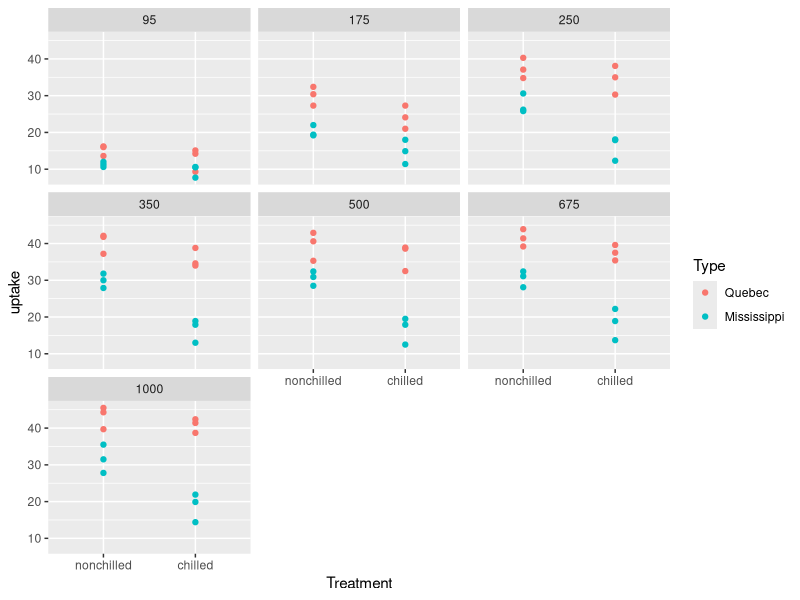
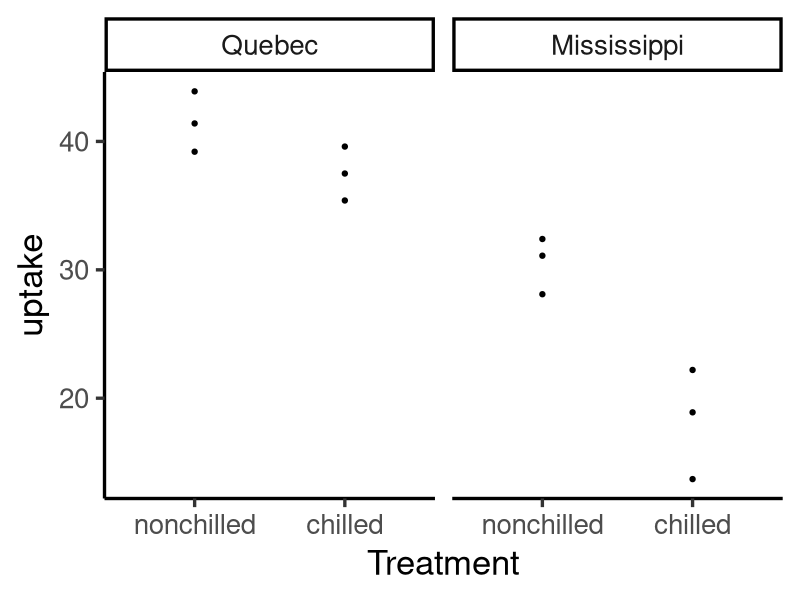
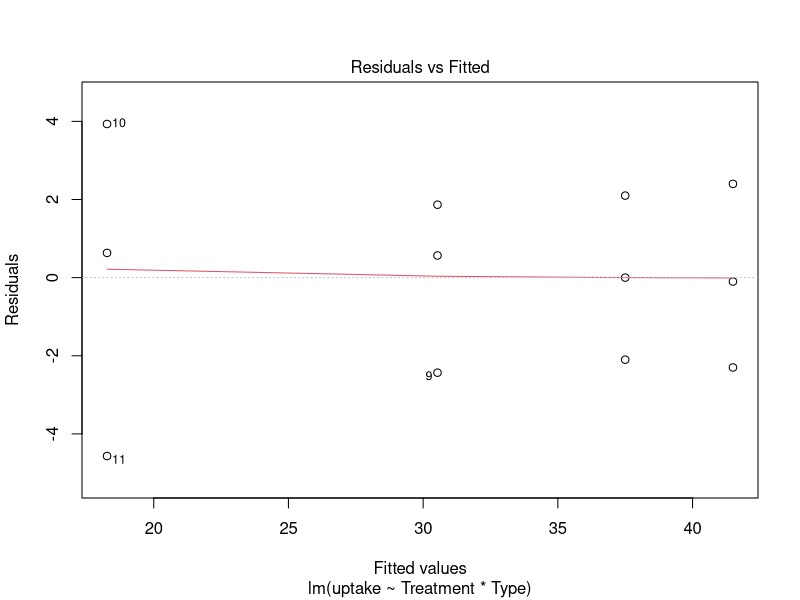
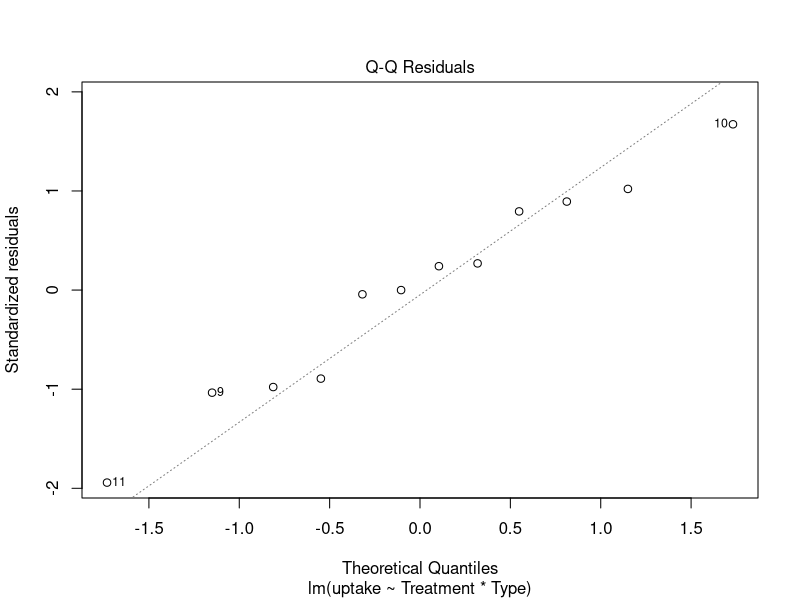
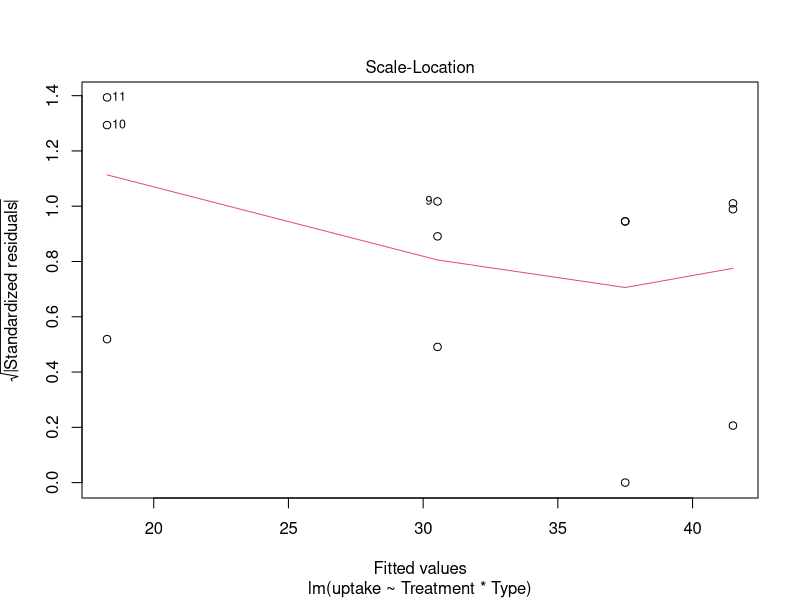
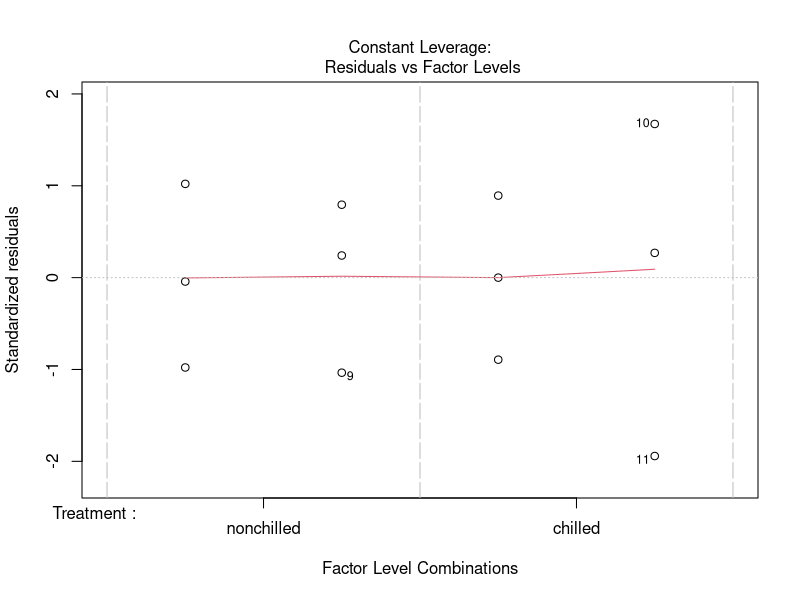

R code for these plots, in order: (Note: this script raises an error after producing the figures.)
## ---- chunk 1
# This is your first r chunk .
# Each chunk contains code that you can execute within Rstudio  and that can produce results that will be displayed in the output document.
# To execut a chunk of code, click the green triangle on the top right of this code chunk
# To produce the final document, clik "Knit" in the taskbar.

# This code changes the a chunk "option" so that the results of the code are hidden in the output document (include=FALSE) and so that results from chunks that have not changed are not-re computed (cache=TRUE). The last one may cause unexpected results so, you may want to change it to FALSE.
# Note: "knitr::opts_chunk" means that the function "opts_chunk" is pulled from the knitr package.  We do this to avoid loading the knitr library for a one-time use.
# For more chunk options, see https://yihui.name/knitr/options/#chunk_options
knitr::opts_chunk$set(include=FALSE)
## ---- chunk 2
#Load up tidyverse
library(tidyverse)

#Note: if you don't know what a function does, you can write `?function` to find out what it means. Also `%>%` is a pipe. This operator passes the output of the function on the left to the function on the right. For example, `25 %>% sqrt` is the same as `sqrt(5)`.

## ---- chunk 3

#Inspect the CO2 data set. The uptake column describes the rate of CO2 uptake (umol/m^2) by grasses from two Echinochloa crus-galli populations: Quebec and Mississippi, and under two conditions: chilled or unchilled. We expect that the Quebec population is better adapted to cold conditions and can take up CO2 equally well in chilled or unchilled conditions. Furthermore, the tests were conducted at different CO2 concentration Mississippi grasses are expected to take up CO2 equally well in all conditions. 

str(CO2)
## ---- chunk 4
# Use ggplot to visualize the dataset.
# We us the 
ggplot(aes(y=uptake, x=Treatment), data=CO2) + 
  facet_wrap(facets="conc") + 
  geom_point(aes(color=Type))
## ---- chunk 5
# For this exercise, we will select a subset of data to analyze. We will restrict ourselves to CO~2~ uptake rates of 675.

CO2 %>% filter(conc==675) -> CO2subset
## ---- chunk 6
# Visualize the subset.


ggplot(aes(y=uptake, x=Treatment), data=CO2subset) + 
  facet_wrap(facets="conc") + 
  geom_point() +
  facet_wrap(facets="Type") +
  theme_classic(base_size=25)
## ---- chunk 7

# Fit a model

fit <- lm(uptake ~ Treatment*Type, data=CO2subset)

## ---- chunk 8
# Test assumptions
plot(fit)
## ---- chunk 9
# Run an ANOVA on the model
anova(fit)
## ---- chunk 10
# Load emmeans package to analyze effect sizes by calculating group means and calculating comaprisons.
library(emmeans)
## ---- chunk 11
# Calculate group means.
group_means <- emmeans(specs=c("Type", "Treatment"), fit)
group_means
## ---- chunk 12
# Assign letters to different categories to visually see significant differences.
group_means %>% 
  cld.emmGrid(Letters=letters, alpha=0.05) %>%
  mutate( .group = trimws( .group ) ) -> estimates
  # summary
## ---- chunk 13
# Create a plot for visualizing the treatment effects.

ggplot(aes(y=emmean, x= Treatment), data=estimates) + 
  geom_col( fill="white", colour="black", size=1.5, width= 0.5) +
  facet_wrap(facets="Type") + 
  geom_errorbar(aes(ymin=lower.CL, ymax=upper.CL), size=1.5, width=0.1) +
  ylab("uptake") + # xlab("") +
  ylim(0, 53) +
  theme_classic(base_size=25)
## ---- chunk 14
# Include grouping letters on the plot.
ggplot(aes(y=emmean, x= Treatment), data=estimates) + 
  geom_col( fill="white", colour="black", size=0.75, width= 0.5) +
  facet_wrap(facets="Type") +
  geom_errorbar(aes(ymin=lower.CL, ymax=upper.CL), size=0.75, width=0.1) +
  ylab("uptake") + # xlab("") +
  geom_text( aes(label=.group, y=upper.CL+5), size=5 ) +
  ylim(0, 53) +
  theme_classic(base_size=14) 
# This looks pretty good, so we can include it in the output document by changing the "include" chunk option for this specific chunk in it's header (include=TRUE)
# However, we don't want to include the code, so we can set echo=FALSE. Note that we could have done this in the first chunk where we set defaults.
# Set fig.width and fig.height to make the figure size appropriate in the output document

## ---- chunk 15
# Let's add a little caption for this figure. 
# Double aseterix makes **bold**. 
# Tildae makes sub~script~.
# Single asterix makes *italics*
# For a brief guide to RMarkdown syntax, see: https://rstudio.com/wp-content/uploads/2015/02/rmarkdown-cheatsheet.pdf
## ---- chunk 16
# The above approach tests the pairwise differences between all four groups. However, this is more comparisons than we are really interested in. Let's begin by focusing in on two comparisons. We draw two contrasts (i.e. comparisons), between the chilled and unchilled treatment in each of the two populations.

group_means %>% 
  contrast(method="trt.vs.ctrl", by="Type") %>% 
  summary(infer=c(TRUE, TRUE), level=0.95) %>% # Includes 95% confidence intervals
  data.frame -> chill
chill
# We can now report this finding below. We can write code within the text, but to make it simpler, we pre-filter for each population.  
Quebec <- chill %>% filter(Type=="Quebec")
Miss <- chill %>% filter(Type=="Mississippi")
## ---- chunk 17
# Tips on using RMarkdown for reproducible science:
# https://kbroman.org/knitr_knutshell/pages/reproducible.html
